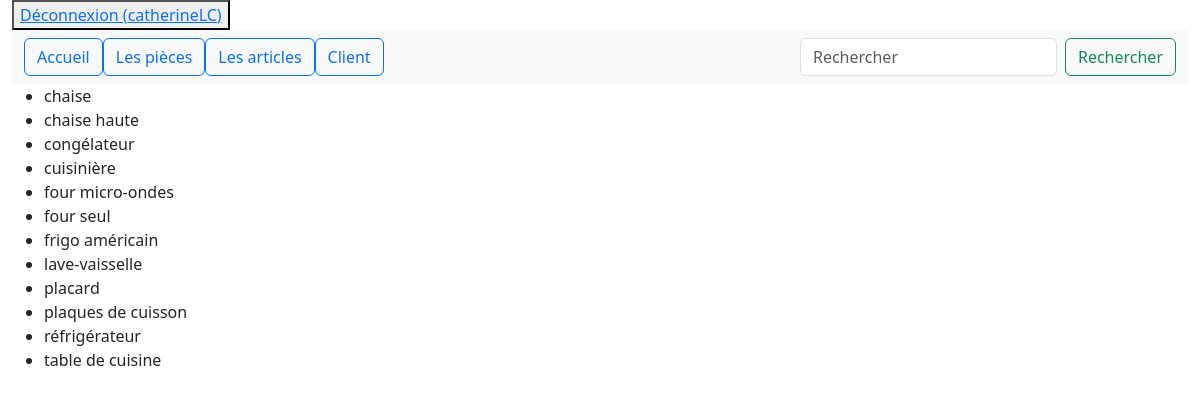
Screenshot of /inventaire/?place=cuisine (signed in) with the database file from the repository.
### comptes/models.py (models this page shows)
class Client(AbstractUser):
    pass

### inventaire/models.py (models this page shows, shortened)
class Inventaire_items(models.Model):
    items = models.CharField(max_length=100)
    volume = models.DecimalField(max_digits=6, decimal_places=2)
    place = models.CharField(max_length=50)
    image_item = models.ImageField(upload_to="img_inventaire", blank=True, null=True)

### inventaire/views.py (the view)
# urls.py: path("inventaire/", inventaireParLieu, name="inventaire-par-lieu"),
def inventaireParLieu(request):
    inventaireComplet = Inventaire_items.objects.all()
    typePiece = request.GET.get('place')  # Récupérer les paramètres de recherche
    if typePiece:
        inventaireComplet = inventaireComplet.filter(place=typePiece)  # Filtrer les objets
    return render(request, "inventaire/items_per_place.html", {"typePiece": inventaireComplet})

### inventaire/templates/inventaire/items_per_place.html (shortened to what this page needs)
{% extends 'base.html' %}
{% block content %}
    <nav class="navbar navbar-expand-lg bg-body-tertiary">
        <div class="container-fluid">
        <div class="collapse navbar-collapse" id="navbarNav">
        {% if user.is_authenticated %}
            <a href="{% url 'home' %}" class="btn btn-outline-primary">Accueil</a>
            <a href="{% url 'listePieces' %}" class="btn btn-outline-primary">Les pièces</a>
            <a href="{% url 'inventaire-par-lieu' %}" class="btn btn-outline-primary">Les articles</a>
            <a href="{% url 'home' %}" class="btn btn-outline-primary">Client</a>
        {% endif %}
        </div>
             <form class="d-flex" role="search">
                <input class="form-control me-2" type="search" placeholder="Rechercher" aria-label="Search">
                    <button class="btn btn-outline-success" type="submit">Rechercher</button>
            </form>
        </div>
    </nav>
    <ul>
        {% for i in typePiece %}
            <li>
                {{ i.items }}
            </li>
        {% endfor %}
    </ul>
{% endblock %}

### templates/base.html (shortened to what this page needs)
{% load static %}
<!DOCTYPE html>
<html lang="fr">
<head>
    <link rel="stylesheet" type="text/css" href="{% static 'inventaire/css/bootstrap.css' %}"/>
</head>
<body>
{% if user.is_authenticated %}
    <div class="container-fluid">
        <div>
            <button class="signout">
                <a type="button" href="{% url 'logout' %}" class="btn-outline-primary">Déconnexion ({{ user.username }})</a>
            </button>
        </div>
    </div>
{% endif %}
<div class="container-fluid">
    {% block content %}
    {% endblock %}
</div>
</body>
</html>

### rows the page displays
Client: username "catherineLC"
Inventaire_items: items "chaise"
Inventaire_items: items "chaise haute"
Inventaire_items: items "congélateur"
Inventaire_items: items "cuisinière"
Inventaire_items: items "four micro-ondes"
Inventaire_items: items "four seul"
Inventaire_items: items "frigo américain"
Inventaire_items: items "lave-vaisselle"
Inventaire_items: items "placard"
Inventaire_items: items "plaques de cuisson"
Inventaire_items: items "réfrigérateur"
Inventaire_items: items "table de cuisine"
